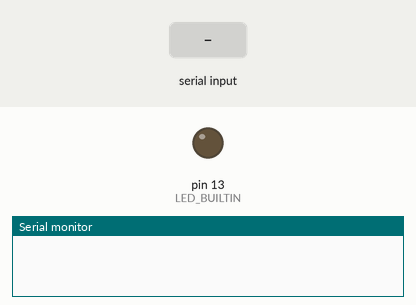
Simulated run of this sketch. Board: Arduino Uno, built with avr-gcc and run on an emulated ATmega328P. On the bench: output pins drawn as LEDs (lit = HIGH), the last lines printed to the serial monitor. The test bench sets the inputs (shaded band).

Above: at 1.2 s.
1.3 s: "1" received over Serial
At 1.9 s:
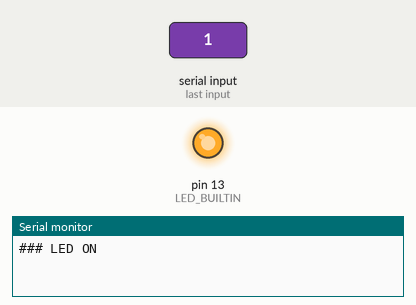
2.9 s: "0" received over Serial
At 4.3 s:
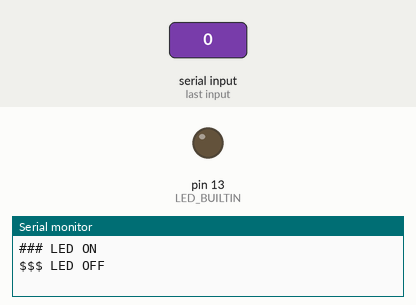
Timing chart, 0 to 5.9 s (numbered marks = the images above; inputs shaded):
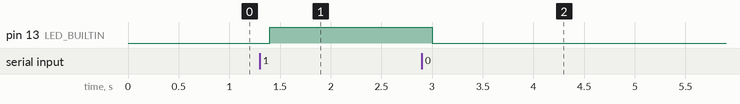

The sketch:

simple_workig.ino
```cpp
int  LedBuiltInReadVal  = 0; // variable to store the read value
int  inputSerialChar    = 0; // for incoming serial data

// the setup function runs once when you press reset or power the board
void setup()
{
  // initialize digital pin LED_BUILTIN as an output.
  pinMode(LED_BUILTIN, OUTPUT);
  Serial.begin(9600);
}

// the loop function runs over and over again forever
void loop()
{
  if(Serial.available() > 0)
  {
    LedBuiltInReadVal = digitalRead(LED_BUILTIN);
    inputSerialChar   = Serial.read();

    if (inputSerialChar == '1')
    {
      if(LedBuiltInReadVal != HIGH)
      {
        // turn the LED on (HIGH is the voltage level)
        digitalWrite(LED_BUILTIN, HIGH);
        Serial.println("### LED ON");
      }
      else
      {
        Serial.println("*** LED ALREADY ON");
      }
    }
    else if (inputSerialChar == '0')
    {
      if(LedBuiltInReadVal != LOW)
      {
        // turn the LED off by making the voltage LOW
        digitalWrite(LED_BUILTIN, LOW);
        Serial.println("$$$ LED OFF");
      }
      else
      {
        Serial.println("*** LED ALREADY OFF");
      }
    }
    else
    {
      Serial.println("!!!!!!!! Press one of the \"0\" or \"1\" keys !!!!!!!!");
    }
  }
  delay(100); // wait for a little time
}
```

Measured:
- after the input at 1.3 s, pin 13 (LED_BUILTIN): LOW → HIGH after 0.10 s
- after the input at 2.9 s, pin 13 (LED_BUILTIN): HIGH → LOW after 0.10 s
